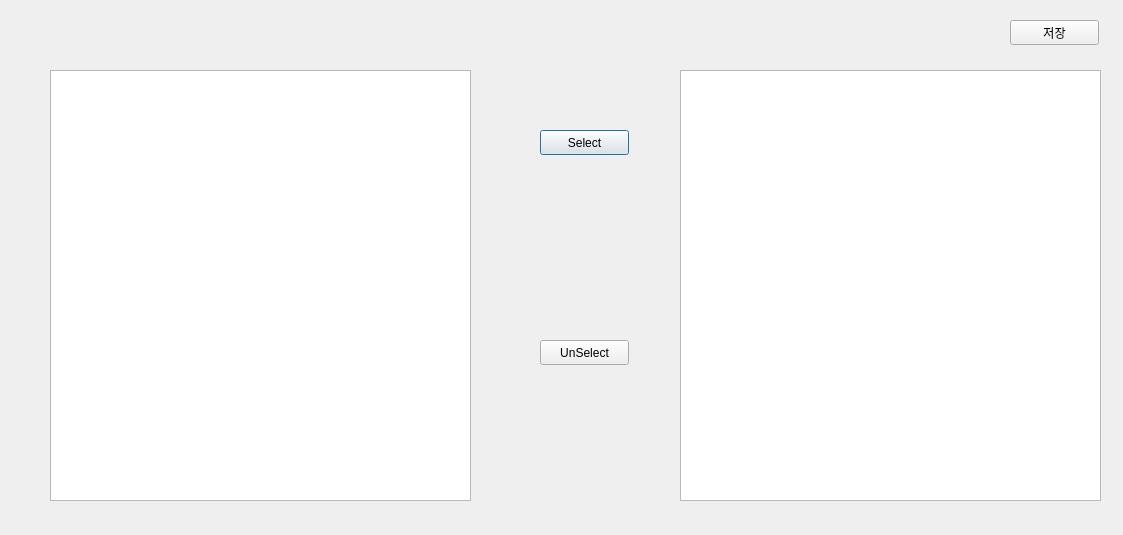
<?xml version="1.0" encoding="UTF-8"?>
<ui version="4.0">
 <class>Dialog_Yokyang</class>
 <widget class="QDialog" name="Dialog_Yokyang">
  <property name="geometry">
   <rect>
    <x>0</x>
    <y>0</y>
    <width>1123</width>
    <height>535</height>
   </rect>
  </property>
  <property name="windowTitle">
   <string>역량평가 항목</string>
  </property>
  <widget class="QListWidget" name="listWidget_before">
   <property name="geometry">
    <rect>
     <x>50</x>
     <y>70</y>
     <width>421</width>
     <height>431</height>
    </rect>
   </property>
   <property name="selectionMode">
    <enum>QAbstractItemView::ExtendedSelection</enum>
   </property>
  </widget>
  <widget class="QListWidget" name="listWidget_after">
   <property name="geometry">
    <rect>
     <x>680</x>
     <y>70</y>
     <width>421</width>
     <height>431</height>
    </rect>
   </property>
   <property name="defaultDropAction">
    <enum>Qt::CopyAction</enum>
   </property>
   <property name="selectionMode">
    <enum>QAbstractItemView::ExtendedSelection</enum>
   </property>
  </widget>
  <widget class="QPushButton" name="PB_Select">
   <property name="geometry">
    <rect>
     <x>540</x>
     <y>130</y>
     <width>89</width>
     <height>25</height>
    </rect>
   </property>
   <property name="text">
    <string>Select</string>
   </property>
  </widget>
  <widget class="QPushButton" name="PB_Unselect">
   <property name="geometry">
    <rect>
     <x>540</x>
     <y>340</y>
     <width>89</width>
     <height>25</height>
    </rect>
   </property>
   <property name="text">
    <string>UnSelect</string>
   </property>
  </widget>
  <widget class="QPushButton" name="PB_Save">
   <property name="geometry">
    <rect>
     <x>1010</x>
     <y>20</y>
     <width>89</width>
     <height>25</height>
    </rect>
   </property>
   <property name="text">
    <string>저장</string>
   </property>
  </widget>
 </widget>
 <resources/>
 <connections/>
</ui>
